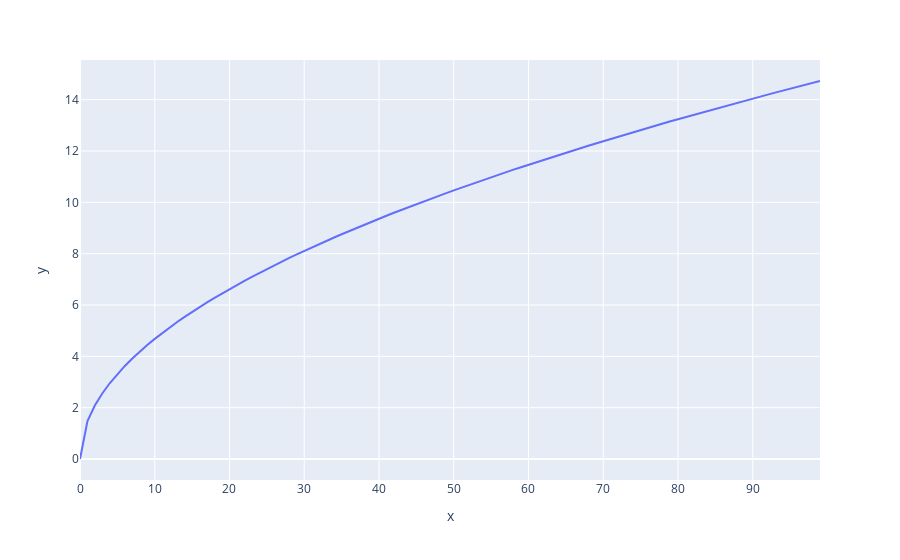

Write notebook code for a chart like this one.
### Code cell
px.line(x = n, y = eps)

### Figure 1 — Plotly figure (JSON) as saved in the notebook; plotly's stock layout.template omitted (floating-point values rounded to 4 significant figures)
{"data": [{"hovertemplate": "x=%{x}<br>y=%{y}<extra></extra>", "legendgroup": "", "line": {"color": "#636efa", "dash": "solid"}, "marker": {"symbol": "circle"}, "mode": "lines", "name": "", "orientation": "v", "showlegend": false, "type": "scatter", "x": [0, 1, 2, 3, 4, 5, 6, 7, 8, 9, 10, 11, 12, 13, 14, 15, 16, 17, 18, 19, 20, 21, 22, 23, 24, 25, 26, 27, 28, 29, 30, 31, 32, 33, 34, 35, 36, 37, 38, 39, 40, 41, 42, 43, 44, 45, 46, 47, 48, 49, 50, 51, 52, 53, 54, 55, 56, 57, 58, 59, 60, 61, 62, 63, 64, 65, 66, 67, 68, 69, 70, 71, 72, 73, 74, 75, 76, 77, 78, 79, 80, 81, 82, 83, 84, 85, 86, 87, 88, 89, 90, 91, 92, 93, 94, 95, 96, 97, 98, 99], "xaxis": "x", "y": [0.0, 1.48, 2.093, 2.564, 2.96, 3.31, 3.626, 3.916, 4.187, 4.441, 4.681, 4.909, 5.128, 5.337, 5.538, 5.733, 5.921, 6.103, 6.28, 6.452, 6.62, 6.783, 6.943, 7.099, 7.252, 7.401, 7.548, 7.691, 7.833, 7.971, 8.107, 8.241, 8.373, 8.503, 8.631, 8.757, 8.881, 9.004, 9.125, 9.244, 9.362, 9.478, 9.593, 9.706, 9.819, 9.93, 10.04, 10.15, 10.26, 10.36, 10.47, 10.57, 10.67, 10.78, 10.88, 10.98, 11.08, 11.18, 11.27, 11.37, 11.47, 11.56, 11.66, 11.75, 11.84, 11.93, 12.03, 12.12, 12.21, 12.3, 12.38, 12.47, 12.56, 12.65, 12.73, 12.82, 12.9, 12.99, 13.07, 13.16, 13.24, 13.32, 13.4, 13.49, 13.57, 13.65, 13.73, 13.81, 13.89, 13.96, 14.04, 14.12, 14.2, 14.27, 14.35, 14.43, 14.5, 14.58, 14.65, 14.73], "yaxis": "y"}], "layout": {"legend": {"tracegroupgap": 0}, "margin": {"t": 60}, "xaxis": {"anchor": "y", "domain": [0.0, 1.0], "title": {"text": "x"}}, "yaxis": {"anchor": "x", "domain": [0.0, 1.0], "title": {"text": "y"}}}}
